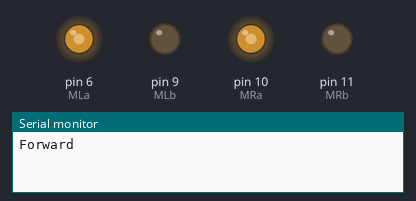
Recording of a sketch running on a simulated Arduino Uno, built with avr-gcc and run on an emulated ATmega328P. On the bench: output pins drawn as LEDs (lit = HIGH), the last lines printed to the serial monitor.

Above: at 0.05 s.
At 4.25 s:
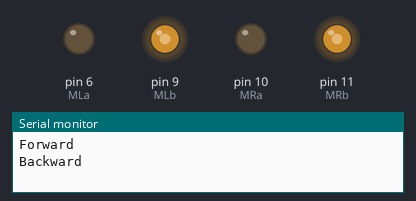
At 5.3 s:
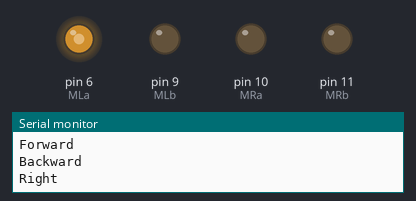
At 6.35 s:
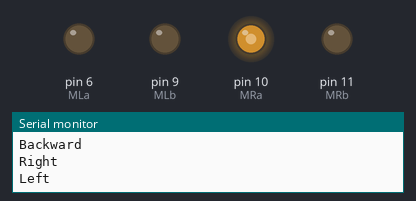
At 8.5 s:
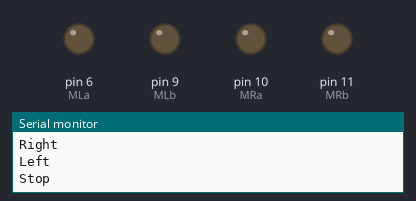
Timing chart, 0 to 11.1 s (numbered marks = the images above):
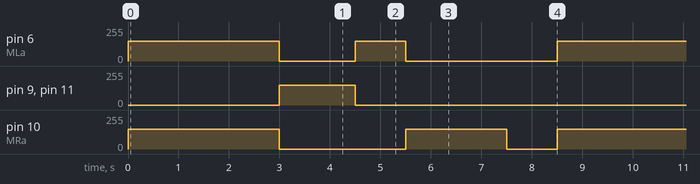

The sketch:

Motor_PWM.ino
```cpp
#define MLa 6  // Left motor 1st pin
#define MLb 9  // Left motor 2nd pin
#define MRa 10 // Right motor 1st pin
#define MRb 11 // Right motor 2nd pin

void setup() {
  pinMode(MLa, OUTPUT);  // Declare motors pins as output
  pinMode(MLb, OUTPUT);
  pinMode(MRa, OUTPUT);
  pinMode(MRb, OUTPUT);
  Serial.begin(9600);
}

void loop() {
  // Forward
  analogWrite(MLa, 150);  // Motor speed at 150
  analogWrite(MLb, 0);
  analogWrite(MRa, 150);
  analogWrite(MRb, 0);
  Serial.println("Forward");
  delay(3000);

  // Backward
  analogWrite(MLa, 0);
  analogWrite(MLb, 150);
  analogWrite(MRa, 0);
  analogWrite(MRb, 150);
  Serial.println("Backward");
  delay(1500);

  // Right turn
  analogWrite(MLa, 150);
  analogWrite(MLb, 0);
  analogWrite(MRa, 0);
  analogWrite(MRb, 0);
  Serial.println("Right");
  delay(1000);

  // Left turn
  analogWrite(MLa, 0);
  analogWrite(MLb, 0);
  analogWrite(MRa, 150);
  analogWrite(MRb, 0);
  Serial.println("Left");
  delay(2000);

  // Stop
  analogWrite(MLa, 0);
  analogWrite(MLb, 0);
  analogWrite(MRa, 0);
  analogWrite(MRb, 0);
  Serial.println("Stop");
  delay(1000);
}
```

Measured:
- by itself, pin 6 (MLa): repeats every 8.5 s: 0/255 1.5 s, 150/255 1.0 s, 0/255 3.0 s, 150/255 3.0 s
- by itself, pin 9 (MLb), pin 11 (MRb): alternates 150/255 for 1.5 s and 0/255 for 7.0 s
- by itself, pin 10 (MRa): repeats every 8.5 s: 0/255 2.5 s, 150/255 2.0 s, 0/255 1.0 s, 150/255 3.0 s
